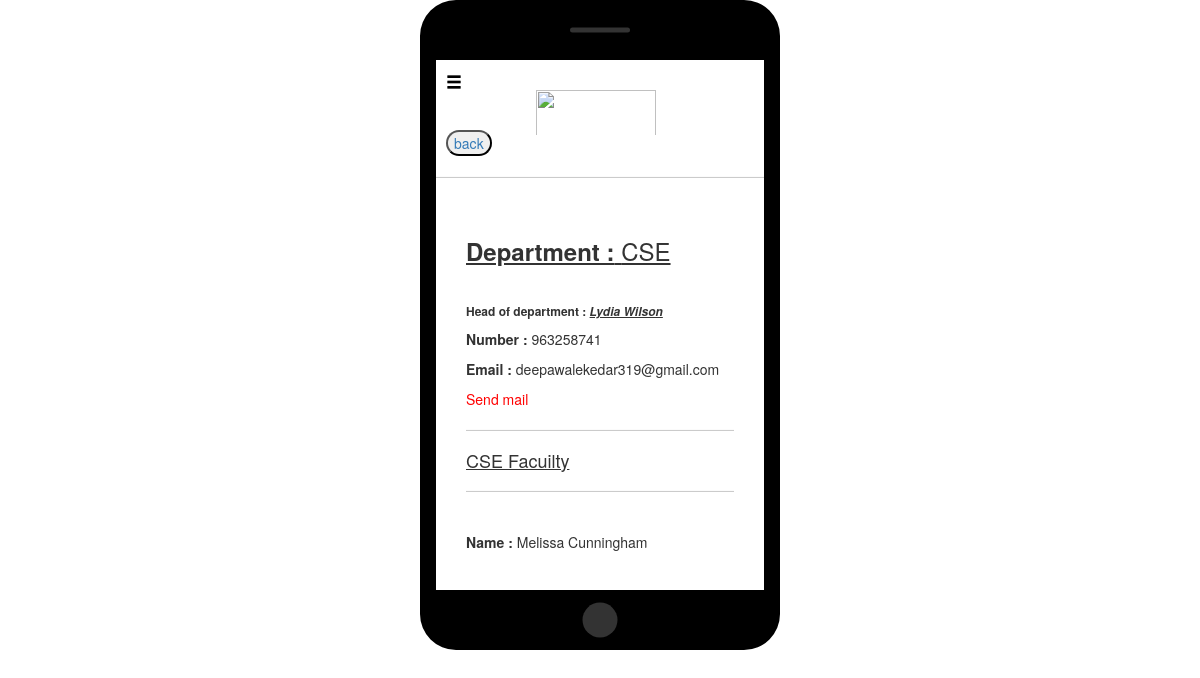
Screenshot of /CSE-Facuilty/ (signed in) with the database file from the repository.
### digital/models.py (models this page shows, shortened)
class YearModel(models.Model):
	hod = models.CharField(max_length = 120)
	hod_email = models.EmailField()
	hod_pno = models.CharField(max_length=12)
	hod_dept = models.CharField(max_length=120)

class FacuiltyModel(models.Model):
	dept = 	models.CharField(max_length=120)
	f_year = models.IntegerField()
	name = models.CharField(max_length = 120)
	email = models.EmailField()
	pno = models.CharField(max_length = 12)
	def __str__(self):
		return self.name

### digital/views.py (the view)
# urls.py: url(r'^CSE-Facuilty/$', views.cse_view),
@login_required
def cse_view(request):
	hod = models.YearModel.objects.filter(hod_dept__icontains="CSE")
	cse = models.FacuiltyModel.objects.filter(dept__contains='CSE')
	return render(request,'digital/cse.html',{'cse':cse,'hod':hod})

### templates/digital/cse.html (shortened to what this page needs)
<!doctype html>
{%extends 'digital/base.html'%}
{%block base%}
	<a href="/"><button class="back">back</button></a>
	<hr>
	<div id="oupdf">
		{%for h in hod%}
		<h3><u><strong>Department :</strong> {{h.hod_dept}}</u></h3><br>
		<h6><strong>Head of department : </strong><strong><em><u>{{h.hod}}</u></em></strong></h6>
		<p><strong>Number :</strong> {{h.hod_pno}}</p>
		<p><strong>Email :</strong> {{h.hod_email}}</p>
		<a href="/Share-mail" style="color:red;">Send mail</a><hr>
	{%endfor%}
		<h4><u>CSE Facuilty</u></h4>
	{%for c in cse%}
		<hr><br><p><strong>Name : </strong>{{c}}</p>
		<a href="/Share-mail" style="color:red;">Send mail</a><br>
	{%endfor%}
	</div>
{%endblock%}

### templates/digital/base.html (style rules this page uses)
.back { margin-left:10px; border-radius:30px; }
#oupdf { margin:20px; padding:10px; margin-top:30px; }

### rows the page displays
YearModel: hod_dept "CSE", hod "Lydia Wilson", hod_pno "963258741", hod_email "deepawalekedar319@gmail.com"
FacuiltyModel: name "Melissa Cunningham"
